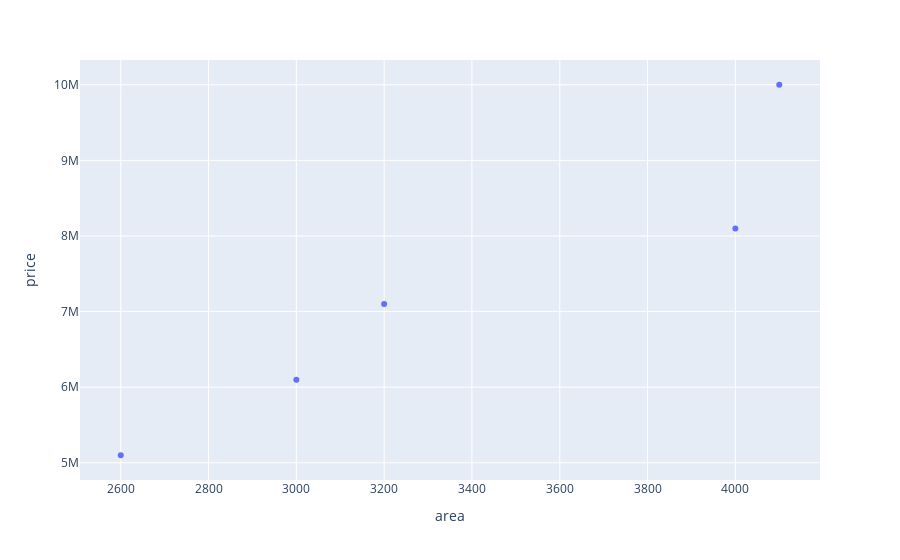

This figure's notebook cell:
### Code cell
import plotly.express as px  # Use 'px' as the alias for plotly.express
plot = px.scatter(df, x='area ', y='price')
plot.show()

### Figure 1 — Plotly figure (JSON) as saved in the notebook; plotly's stock layout.template omitted (floating-point values rounded to 4 significant figures)
{"data": [{"hovertemplate": "area =%{x}<br>price=%{y}<extra></extra>", "legendgroup": "", "marker": {"color": "#636efa", "symbol": "circle"}, "mode": "markers", "name": "", "orientation": "v", "showlegend": false, "type": "scatter", "x": [2600, 3000, 3200, 4000, 4100], "xaxis": "x", "y": [5100000, 6100000, 7100000, 8100000, 10000000], "yaxis": "y"}], "layout": {"legend": {"tracegroupgap": 0}, "margin": {"t": 60}, "xaxis": {"anchor": "y", "domain": [0, 1], "title": {"text": "area "}}, "yaxis": {"anchor": "x", "domain": [0, 1], "title": {"text": "price"}}}}
